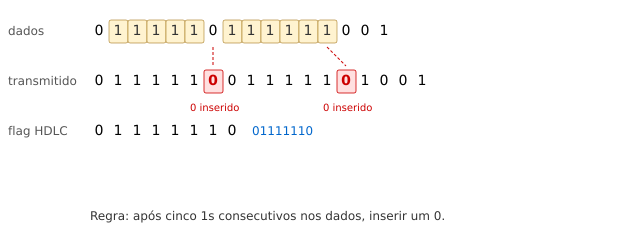

This chart was generated by the following Python code:
#!/usr/bin/env python3
"""Generate an SVG illustrating HDLC bit stuffing."""
import svgwrite

W, H = 620, 230
dwg = svgwrite.Drawing('bit_stuffing.svg', size=(f'{W}px', f'{H}px'),
                        viewBox=f'0 0 {W} {H}')
dwg.defs.add(dwg.style("""
    text { font-family: 'Inria Sans', 'DejaVu Sans', sans-serif; }
"""))

CELL = 19
FONT = 14
LEFT = 90
ROW_H = 50

# Row 1: dados originais
# Show: 0 1 1 1 1 1 0 1 1 1 1 1 1 0 0 1
original = [0,1,1,1,1,1,0,1,1,1,1,1,1,0,0,1]
# Row 2: after bit stuffing  
# After five 1s, insert 0:
# 0 1 1 1 1 1 [0] 0 1 1 1 1 1 [0] 1 0 0 1
stuffed  = [0,1,1,1,1,1,0, 0,1,1,1,1,1, 0, 1,0,0,1]
# Inserted bit indices in stuffed: 6, 13
inserted = {6, 13}

# Row 3: flag for comparison
flag = [0,1,1,1,1,1,1,0]

def draw_row(bits, x0, y0, label, highlights=None, inserted_set=None):
    dwg.add(dwg.text(label, insert=(8, y0 + FONT + 1), font_size=12, fill='#555'))
    for k, b in enumerate(bits):
        bx = x0 + k * CELL
        if inserted_set and k in inserted_set:
            # highlight inserted zero
            dwg.add(dwg.rect((bx, y0), (CELL, CELL + 4),
                              fill='#ffe0e0', stroke='#c00', stroke_width=0.8, rx=2))
            color = '#c00'
            fw = 'bold'
        elif highlights and k in highlights:
            dwg.add(dwg.rect((bx, y0), (CELL, CELL + 4),
                              fill='#fff3d0', stroke='#996600', stroke_width=0.5, rx=2))
            color = '#333'
            fw = 'normal'
        else:
            color = 'black'
            fw = 'normal'
        dwg.add(dwg.text(str(b), insert=(bx + CELL//2, y0 + FONT + 1),
                         text_anchor='middle', font_size=FONT, fill=color,
                         font_weight=fw))

y = 20
# Row 1: original data
five_1_pos_1 = {1,2,3,4,5}
five_1_pos_2 = {7,8,9,10,11,12}
draw_row(original, LEFT, y, 'dados', highlights=five_1_pos_1 | five_1_pos_2)

y += ROW_H
# Row 2: stuffed data
draw_row(stuffed, LEFT, y, 'transmitido', inserted_set=inserted)

y += ROW_H
# Row 3: flag
draw_row(flag, LEFT, y, 'flag HDLC')
# Underline the flag
dwg.add(dwg.text('01111110', insert=(LEFT + 8*CELL + 10, y + FONT + 1),
                 font_size=12, fill='#0066cc'))

# Arrows from original "five 1s" to inserted zeros
# Arrow 1: from original[5] area down to stuffed[6]
ax1 = LEFT + 6 * CELL + CELL//2   # after the 5th '1' in original
ay1 = 20 + CELL + 8
ax1t = LEFT + 6 * CELL + CELL//2  # inserted zero in stuffed
ay1t = 20 + ROW_H - 4

# Arrow 2
ax2 = LEFT + 12 * CELL + CELL//2 
ax2t = LEFT + 13 * CELL + CELL//2

for (sx, sy, tx, ty) in [(ax1, ay1, ax1t, ay1t), (ax2, ay1, ax2t, ay1t)]:
    dwg.add(dwg.line((sx, sy), (tx, ty), stroke='#c00', stroke_width=1,
                      stroke_dasharray='3,2'))

# Labels
dwg.add(dwg.text('0 inserido', insert=(LEFT + 6*CELL - 14, 20 + ROW_H + CELL + 22),
                 font_size=10, fill='#c00'))
dwg.add(dwg.text('0 inserido', insert=(LEFT + 13*CELL - 14, 20 + ROW_H + CELL + 22),
                 font_size=10, fill='#c00'))

# Bottom note
dwg.add(dwg.text('Regra: após cinco 1s consecutivos nos dados, inserir um 0.',
                 insert=(LEFT, H - 10), font_size=12, fill='#333'))

dwg.save()
print("Saved bit_stuffing.svg")
